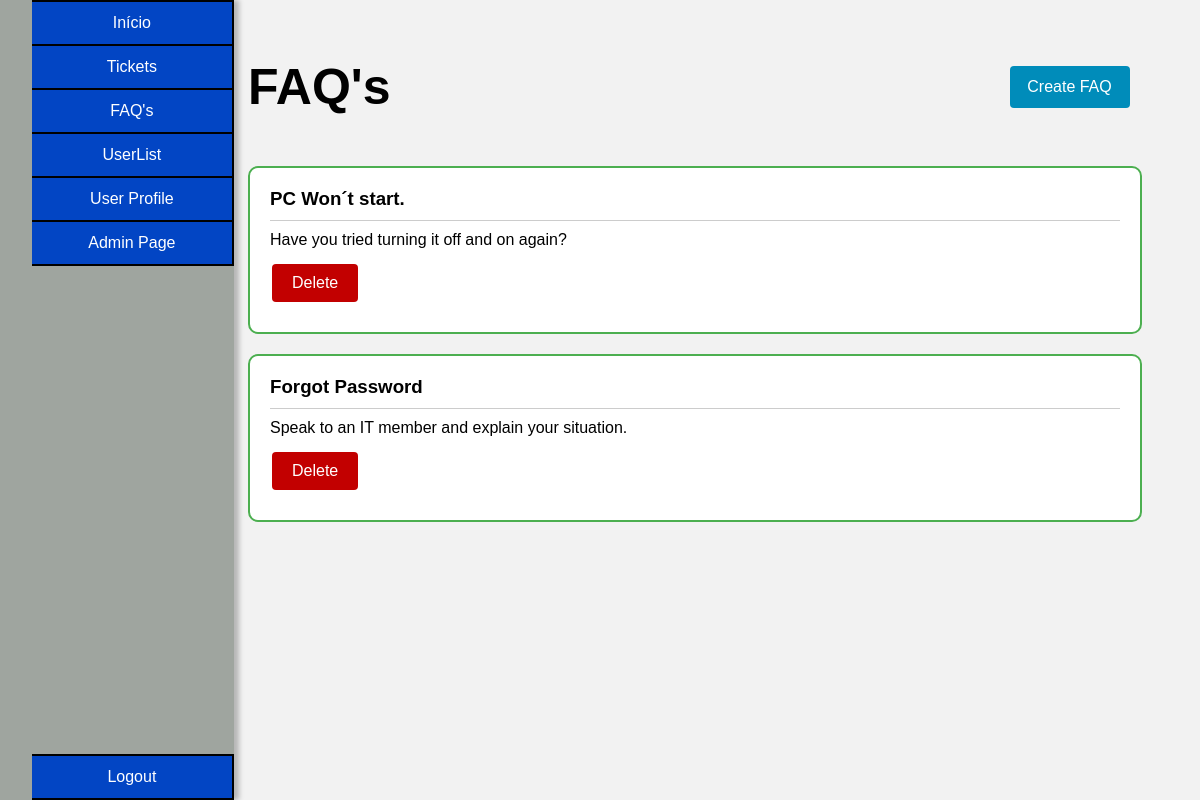
Before: /pages/faqs.php (signed in) with the older database file.
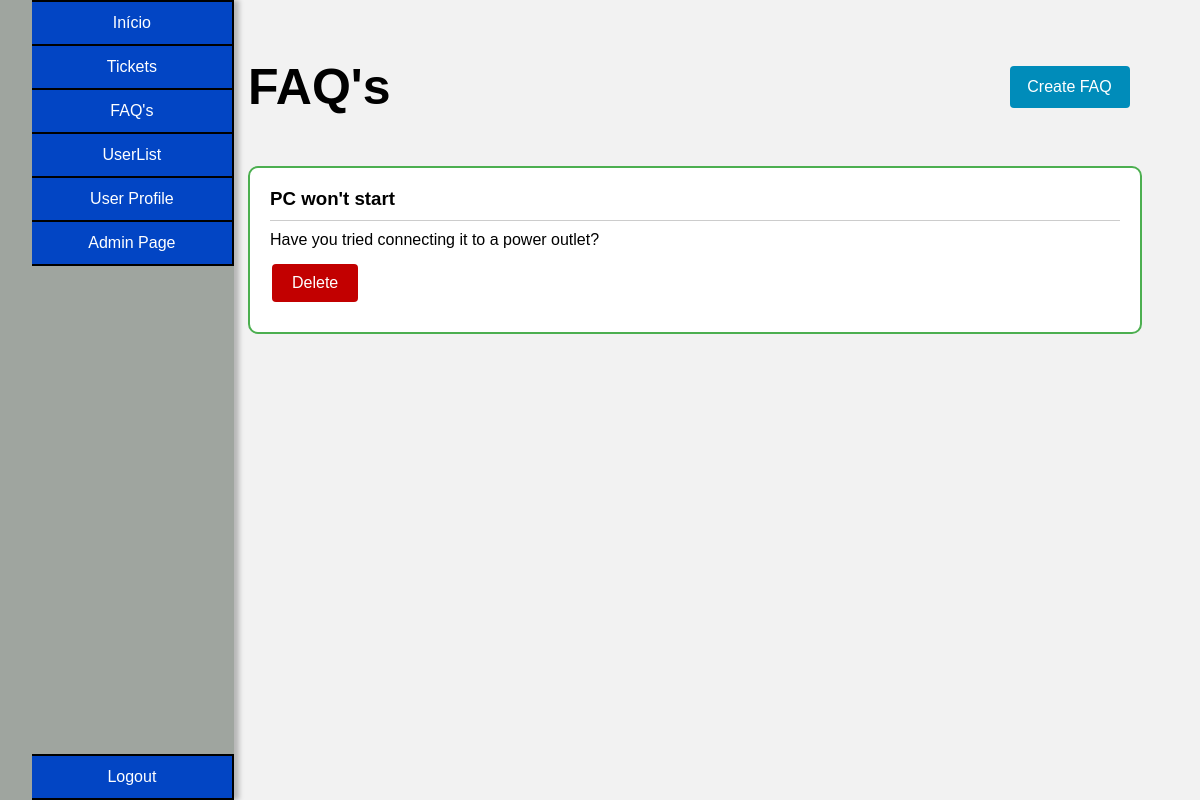
After: the same page with the newer database file.
### tables this page shows
CREATE TABLE faq(
  id INTEGER PRIMARY KEY,
  question TEXT NOT NULL,
  answer TEXT NOT NULL
);

### utils/functions.php (called while the page is built, shortened)
<?php
function searchUser($id){
    $db = getDatabaseConnection();
    $stmt = $db->prepare('SELECT * FROM user WHERE id = ?');
    $stmt->execute(array($id));
    return $stmt->fetch();
}
?>

### pages/faqs.php (the view, shortened to what this page needs)
<?php
   require_once('../utils/functions.php');
   $db = getDatabaseConnection();
   $user = searchUser($_SESSION["user_id"]);
   $stmt = $db->prepare('SELECT * FROM faq');
   $stmt->execute();
   $faqs = $stmt->fetchAll();
?>
<!DOCTYPE html>
<html lang="en-US">
<link rel="stylesheet" href="../css/style_index.css">
<link rel="stylesheet" href="../css/faq.css">
   <head>
   </head>
   <body>
   <div class="container_master">
   <div class="container">
        <ul class="buttons">
        <button class="index" onclick="indexPage()">Início</button>
            <button class="tickets" onclick="ticketsPage()">Tickets</button>
            <button class="faqs" onclick="faqsPage()">FAQ's</button>
            <button class="users" onclick="usersPage()">UserList</button>
            <button class="user_profile" onclick="sendDataUser('<?php echo $user['username'] ?>')">User Profile</button>
            <?php if($user["role"] == "admin"): ?>
            <button class="admin_page" onclick="adminPage()">Admin Page</button>
            <?php endif; ?>
            <button class="logout" onclick="logoutPage()">Logout</button>
        </ul>
    </div>
    <div class="content">
      <?php if($user["role"] != "client"): ?>
        <div class="title-and-button">
          <h3 class="title">FAQ's</h3>
          <div class="create_faq_master">
            <div class="create_faq"><a href="create_faq.php">Create FAQ</a></div>
          </div>
        </div>
      <?php endif; ?>
      <form method="POST" action="faqs.php">
      <?php
      foreach ($faqs as $faq) {
        echo "<div class='faq-box'>";
        $answer = $faq['answer'];
        $question = $faq['question'];
        echo "<h3>$question</h3>";
        echo "<p>$answer</p>";
        if($user["role"] != "client"){
            echo "<input type='submit' name='btnsubmit' value='Delete'/>";
        }
        echo "<br>";
        echo "</div>";
      }
      ?>
      </form>
    </div>
    </div>
   </body>
</html>

Changed rows visible on the page:
removed faq: question "Forgot Password", answer "Speak to an IT member and explain your situation."
changed faq: question "PC Won´t start." → "PC won't start"; answer "Have you tried turning it off and on again?" → "Have you tried connecting it to a power outlet?"
